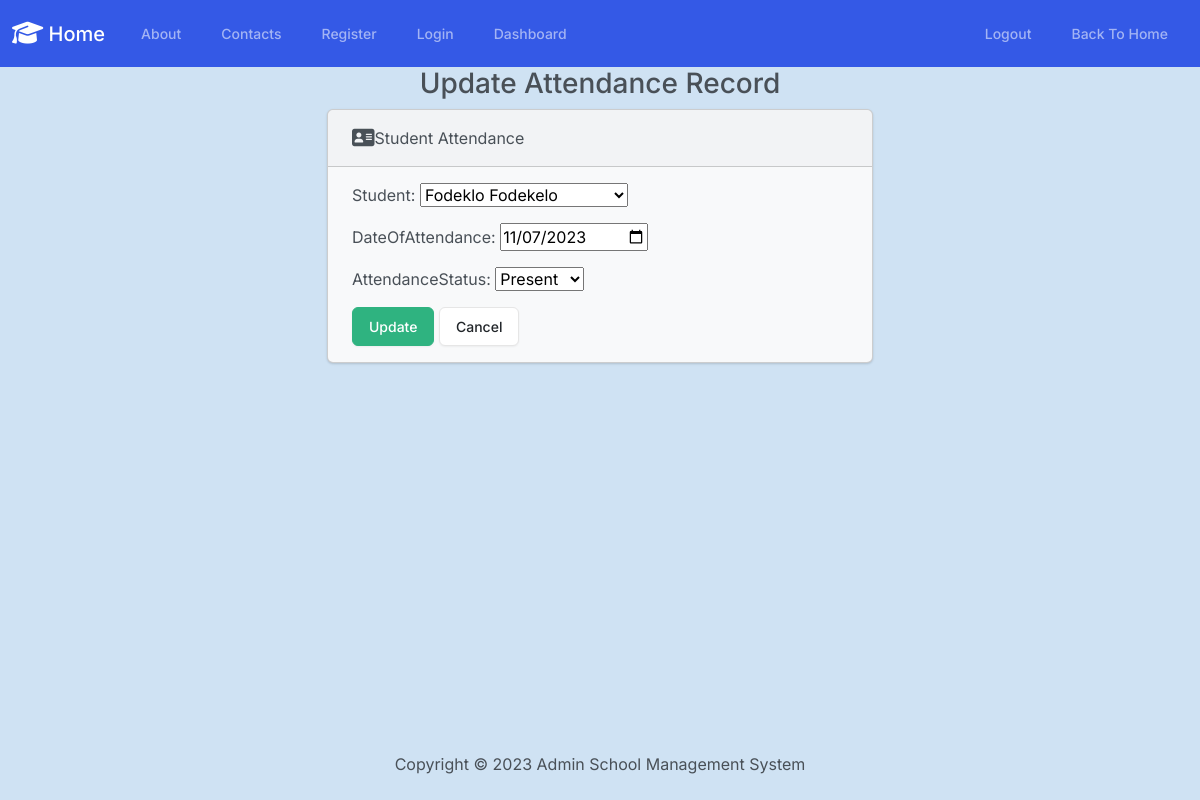
The app's page /attendance/list/update_attendance/11/ with its own data.
### Attendance/models.py (models this page shows, shortened)
class Attendance(models.Model):
    student = models.ForeignKey(Student, on_delete=models.CASCADE)
    attendanceStatus = models.CharField(max_length=30, choices=ATTENDANCE_CHOICES)
    dateOfAttendance = models.DateField()

### Attendance/views.py (the view)
# urls.py: path('list/update_attendance/<int:attendance_id>/', views.update_attendance, name="update_attendance"),
def update_attendance(request, attendance_id):
    attendance = get_object_or_404(Attendance, pk=attendance_id)
    if request.method == "POST":
        form = AttendanceForm(request.POST, instance=attendance)
        if form.is_valid():
            form.save()
            return redirect('list_attendance')
    else:
        form = AttendanceForm(instance=attendance)
    return render(request, 'attendance/update_attendance.html', {'form': form, 'attendance': attendance})

### Attendance/forms.py
class AttendanceForm(forms.ModelForm):
    class Meta:
        model = Attendance
        fields = ["student", "dateOfAttendance", "attendanceStatus"]
        widgets = {
            'dateOfAttendance': forms.DateInput(attrs={'type': 'date'}),
        }

### Students/models.py (called while the page is built)
    def __str__(self):
        return f'{self.firstName} {self.lastName}'

### templates/attendance/update_attendance.html (shortened to what this page needs)
{% extends "layout.html" %}
{% block content %}
    <h3 class="text-center">Update Attendance Record</h3>
        <div class="row justify-content-center">
            <div class="col-6">
                <div class="card bg-light mb-3">
                    <div class="card-header">
                        <i class="fa-solid fa-address-card fa-lg"></i>Student Attendance
                    </div>
                    <div class="card-body">
                        <form method="POST">
                            {{ form.as_p }}
                            <button type="submit" class="btn btn-success">Update</button>
                            <a href="{% url 'list_attendance' %}" class="btn btn-secondary">Cancel</a>
                        </form>
                    </div>
                    </div>
                </div>
            </div>
        </div>
{% endblock %}

### records on screen
Attendance: student "Fodeklo Fodekelo", dateOfAttendance "11/07/2023", attendanceStatus "Present"
